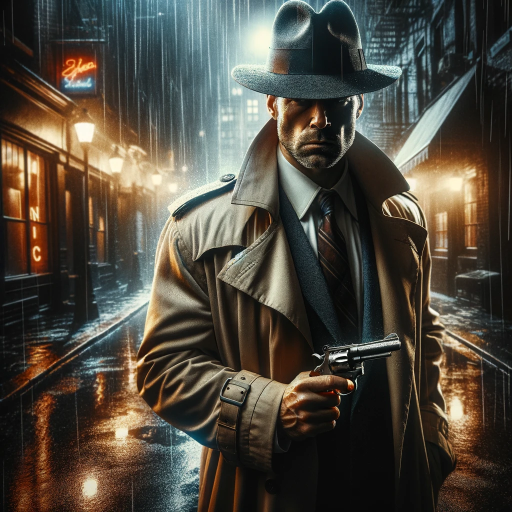
#> input picture test_images/gpt.png, 1024 x 1024 px (shown at 1/2 size)
$ jupyter execute 'Week 1 - Image handling and basic operations.ipynb'
#> lines starting #> are read from the running program, lines starting #| are printed output that depends on the picture; after the words box and inside, x2 and y2 are one past the last pixel; in counts of white or black regions, pixels touching at a corner belong together; long printed decimals are rounded
# Image handling and basic operations

Welcome to ECE4076. Let's start by finding a random picture on your computer and copying this into the folder with this notebook. If you are using [Google Colab](https://colab.research.google.com/), upload the image by clicking the files icon on the left of the colab window, and the upload to session storage.

For most of this unit, we will be using [OpenCV](https://opencv.org/) for image handling and [Numpy](https://numpy.org/) numerical operations. Sometimes we will re-implement existing functions in this library to aid our understanding.

We'll be using Python, because it has really nice tools for computer vision. If you are transitioning from MATLAB, I recommend bookmarking [numpy for matlab users](https://numpy.org/doc/stable/user/numpy-for-matlab-users.html).

[cell 1]
# Lets import some libraries
import numpy as np
from matplotlib import pyplot as plt
import cv2

[cell 2]
# My image is called im.png and stored in a subfolder ./test_images/
im = cv2.imread('../test_images/gpt.png')
#> im is the input picture: shape (1024, 1024, 3); mean B, G, R 62.4, 72.9, 78.9

An image is typically represented using a 3D array. It has width, height and depth. Depth is typically used to store colours. We also talk about rows, columns and channels.

[cell 3]
print("The image size is: ",im.shape)
#| The image size is:  (1024, 1024, 3)
print("Images are typically stored as 8 bit unsigned integers. Type: ",im.dtype)
#| Images are typically stored as 8 bit unsigned integers. Type:  uint8
print("This means an image comprises values between 0 and 255.")

We'll use matplotlib to display our image, but it looks a bit weird because opencv loads images in Blue-Green-Red colour order, but matplotlib expects Red-Green-Blue colour order.

[cell 4]
plt.imshow(im)
plt.show()

Let's plot the same image, with the channels re-ordered. That looks better. The [:,:, ] notation means take all the rows, all the columns, and the bracketed [2,1,0] tells us to take the channels in reverse order.

[cell 5]
plt.imshow(im[:,:,[2,1,0]])
plt.show()

[cell 6]
plt.imshow(im[:,:,[1,2,0]])
plt.show()

[cell 7]
plt.imshow(im[:,:,[0,0,0]])
plt.show()
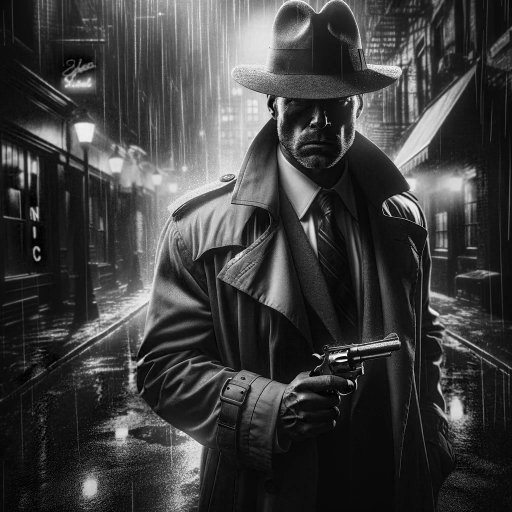
#> shown: shape (1024, 1024, 3) (shown at 1/2 size); min 0, max 255, mean 62.4

[cell 8]
plt.imshow(im[:,:,[2,2,1]])
plt.show()
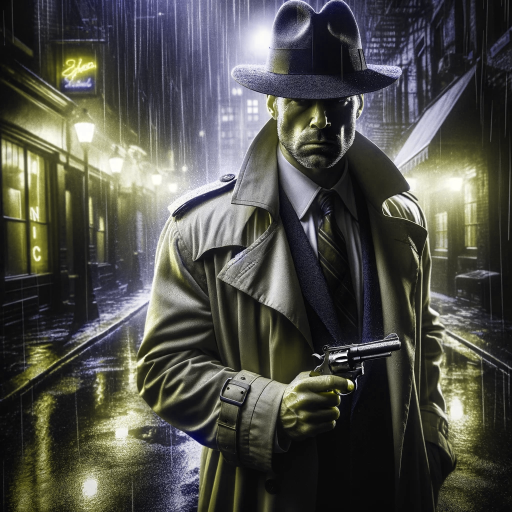
#> shown: shape (1024, 1024, 3) (shown at 1/2 size); mean R, G, B 78.9, 78.9, 72.9

Since our image is just a grid of numbers, we can access individual pixels by indexing. Here, we go to a particular row and column, and take a slice through the channels.

[cell 9]
print("The pixel value at row 10, column 10 is",im[10,10,:])
#| The pixel value at row 10, column 10 is [10 10 10]

One way to think about an image is a signal representation. Lets take a row of the image and plot it as a 1D signal. We'll plot each channel separately. This graph makes sense, we see a clear increase in the red channel at column 200, corresponding to the red block, and again at the robot arm (white is a combination of all colours)

[cell 10]
plt.plot(im[100,:,0],'k--',label="Row 500, Channel 0") # Blue channel
plt.plot(im[100,:,1],'k-.',label="Row 500, Channel 1") # Green channel
plt.plot(im[100,:,2],'k-',label="Row 500, Channel 2") # Red channel
plt.ylabel('Intensity')
plt.xlabel('Column')
plt.legend()
plt.show()
#> figure, not shown here; curve peaks at x = 538, y = 229; curve peaks at x = 536, y = 250; curve peaks at x = 536, y = 244

[cell 11]
plt.plot(im[:,500,0],'k--',label="Column 500, Channel 0") # Blue channel
plt.plot(im[:,500,1],'k-.',label="Column 500, Channel 1") # Green channel
plt.plot(im[:,500,2],'k-',label="Column 500, Channel 2") # Red channel
plt.ylabel('Intensity')
plt.xlabel('row')
plt.legend()
plt.show()
#> figure, not shown here; curve peaks at x = 130, y = 241; curve peaks at x = 130, y = 255; curve peaks at x = 204, y = 252

## Activity 1

This image was synthetically rendered, so shows very clear transitions. Try to choose a different row to plot for your image, and re-run the code above and see if you can interpret this yourself.

- How does this change for natural, real world images?
- What happens at the edges of objects?

Now try to modify the code above to plot columns instead of rows.

Thinking about an image as a 2D intensity signal leads to the first technique that we will explore for computer vision, using filters to extract information from the image. We'll start to explore this in more detail next week.

### Image Cropping

Let's crop our image, I am going to extract a patch around the blocks in my image.

[cell 12]
plt.imshow(im[:,:,[2,1,0]])
plt.plot([100,300],[400,400],'r--') # Top line
plt.plot([100,300],[700,700],'r--') # Bottom line
plt.plot([100,100],[400,700],'r--') # Left line
plt.plot([300,300],[400,700],'r--') # Right line
plt.show()

[cell 13]
# Take a slice of the image and assign it to a new variable, reorder the channels at the same time
im_crop = im[400:700,100:300,[2,1,0]]
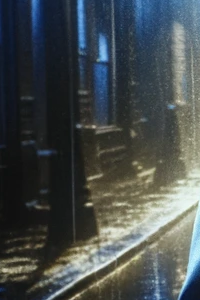
#> im_crop: shape (300, 200, 3); mean B, G, R 77, 76.5, 70
plt.imshow(im_crop)
plt.show()

[cell 14]
# Since our image is just a grid of numbers, we can perform mathematical operations on the whole image
mu_red = np.mean(im_crop[:,:,0])
#> mu_red = 76.98
mu_green = np.mean(im_crop[:,:,1])
#> mu_green = 76.51
mu_blue = np.mean(im_crop[:,:,2])
#> mu_blue = 70.01
print("Average pixel intensity in each channel: ",mu_red,mu_green,mu_blue)
#| Average pixel intensity in each channel:  76.985 76.507 70.005

sd_red = np.std(im_crop[:,:,0])
#> sd_red = 53.26
sd_green = np.std(im_crop[:,:,1])
#> sd_green = 55.23
sd_blue = np.std(im_crop[:,:,2])
#> sd_blue = 54.37
print("Standard deviation of pixel intensity in each channel: ",sd_red,sd_green,sd_blue)
#| Standard deviation of pixel intensity in each channel:  53.260 55.231 54.370

[cell 15]
# For example, lets normalise and average our image channels
im_op = 1/3*((im_crop[:,:,0]-mu_red)/sd_red + (im_crop[:,:,1]-mu_green)/sd_green + (im_crop[:,:,2]-mu_blue)/sd_blue)
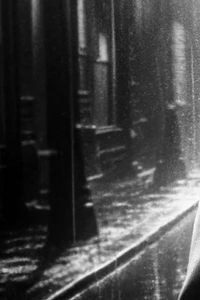
#> im_op: shape (300, 200) float64; min -1.1, max 3.15, mean -5.68e-18; drawn with min black and max white

plt.imshow(im_op,cmap='gray')
plt.colorbar()
plt.show()

Lets look at the distribution of the colours in an image, by calculating a histogram for each channel

[cell 16]
plt.figure(figsize=(15,9))

plt.subplot(2,2,1)
plt.imshow(im_crop)
plt.subplot(2,2,2)
# The ravel command rearanges our image into a long column vector of intensities
plt.hist(im_crop[:,:,0].ravel())
plt.xlabel('Red Intensity')
plt.ylabel('Frequency')
plt.subplot(2,2,3)
plt.hist(im_crop[:,:,1].ravel())
plt.xlabel('Green Intensity')
plt.ylabel('Frequency')
plt.subplot(2,2,4)
plt.hist(im_crop[:,:,2].ravel())
plt.xlabel('Blue Intensity')
plt.ylabel('Frequency')
plt.show()
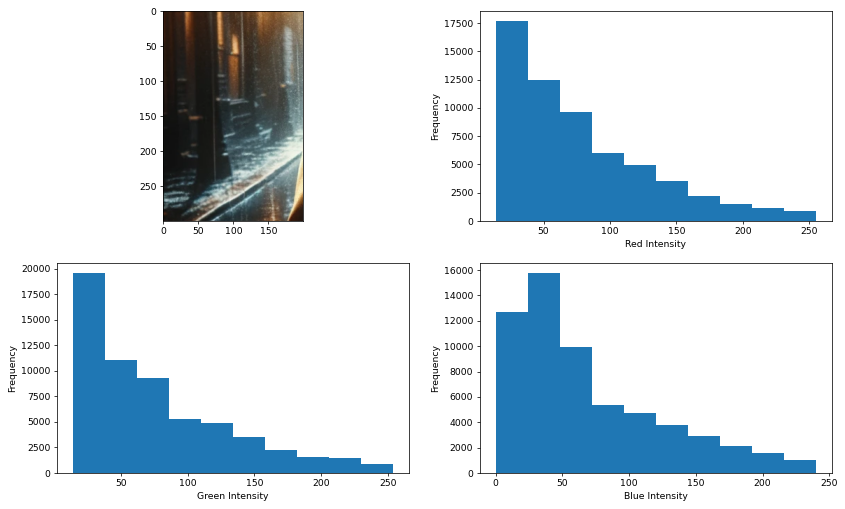
#> figure drawn by matplotlib, 4 panels; B, G, R data is drawn as R, G, B; panel 2: tallest bar 17684 high, from x = 14 to 38.1; panel 3: tallest bar 19576 high, from x = 14 to 38; panel 4: tallest bar 15771 high, from x = 24 to 48

Most of the pixels in this image are dark grey, so we see a lot of pixels with low intensities. We also see a few isolated peaks in specific regions of the image.

Now, I will try to threshold the image using some logical operations, to extract the yellow block, and ignore everything else. I will use the histogram above to choose the thresholds. Yellow is formed using equal combinations of red and green, so I'll also use this to help guide the selection. This technique is useful for chroma-keying.

[cell 17]
im_yellow = (im_crop[:,:,1] > 170) & (im_crop[:,:,0] > 150) # pixels where yellow block is present
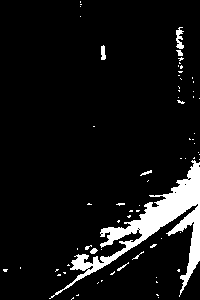
#> im_yellow: shape (300, 200) bool; 7.8% white; 69 white regions (61 under 20 px), largest, box (x1, y1, x2, y2) and area: (49, 160, 200, 299) 4096, (176, 27, 184, 49) 106, (101, 45, 106, 60) 59
plt.figure(figsize=(15,5))
plt.imshow(im_yellow)
plt.colorbar()
plt.show()
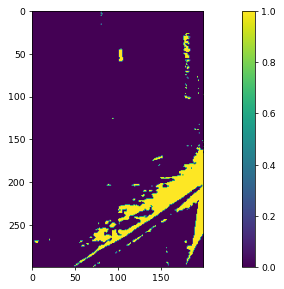
#> figure drawn by matplotlib, 2 panels

[cell 18]
x,y = np.where(im_yellow==1) # Find where yellow pixel mask is true.
#> x = 4659 values from 1 to 299; y = 4659 values, max 199 at index 251, min 3 at index 4286, mean 153.2
print("The mean row of the yellow pixels is: ", np.mean(x))
#| The mean row of the yellow pixels is:  216.418
print("The mean column of the yellow pixels is: ", np.mean(y))
#| The mean column of the yellow pixels is:  153.168

## Activity 2

Crop a different region of your image and re-run the code above.

- What does the distribution of the colours look like for your image patch?
- Can you come up with a series of logical operations and thresholds to extracts an object from your image?
- Think about the pre-recorded videos on light, image formation and human vision receptors. Why do you think this approach works better on my synthetic image than yours?

### How much information is in an image?

Ok, we've seen a very primitive way of extracting information from an image. It isn't very effective, unless you have a very controlled environment. But treating an image as a bag of independent pixels is really not a good idea. Let's illustrate this using some information theory.

We can calculate the entropy (or amount of information) in a signal using the equation:

$h(X) = -\sum_{i=1}^N p(x_i)log p(x_i)$

Lets use the histogram above as an estimate of the probability a pixel may take on a given intensity in an image. To make this easier, I will only consider the blue channel of the image.

[cell 19]
# Here's a function to calculate image entropy
def entropy(im):
    prob, bins = np.histogram(im.ravel(),density=True,bins=np.linspace(0,255,256,dtype=int))
#> prob = 255 values, max 0.0215 at index 22, min 0 at index 0, mean 0.00392; bins = 256 values from 0 to 255
    prob = prob+1e-12 # Add a small non-zero probability to avoid log(0) problems
#> prob = 255 values, max 0.0215 at index 22, min 1e-12 at index 0, mean 0.00392
    entropy = -np.sum(np.log2(prob)*prob)
#> entropy = 7.32
    return entropy

[cell 20]
print("The entropy (in bits) of our cropped image patch blue channel is: ",entropy(im_crop[:,:,0]))
#| The entropy (in bits) of our cropped image patch blue channel is:  7.324

Lets compare this with the entropy of a randomly generated set of numbers.

[cell 21]
# Create a grid of random numbers same shape as our image patch
im_rand = np.random.randint(0,255,im_crop.shape)
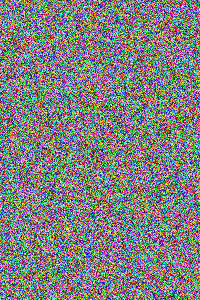
#> im_rand: shape (300, 200, 3) int64; mean B, G, R 127.4, 127.4, 127
plt.imshow(im_rand)
plt.show()
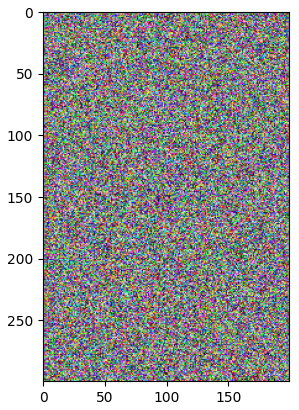
#> figure drawn by matplotlib, 1 panel; B, G, R data is drawn as R, G, B

print("The entropy (in bits) of our cropped random image blue channel is: ",entropy(im_rand[:,:,0]))
#| The entropy (in bits) of our cropped random image blue channel is:  7.992

Good, our random image has more entropy than our actual image. This is useful for image compression - and you can actually use jpeg filesize as a neat measure of the entropy of an image.

But there isn't as much difference as you'd think. That's because thinking about an image as a bag of pixels really doesn't make any sense.

[cell 22]
# Vectorise, randomly shuffle, then reshape into an image
im_crop_random_shuffle = im_crop[:,:,0].ravel()
np.random.shuffle(im_crop_random_shuffle)
im_crop_random_shuffle = im_crop_random_shuffle.reshape((im_crop.shape[0],im_crop.shape[1]))
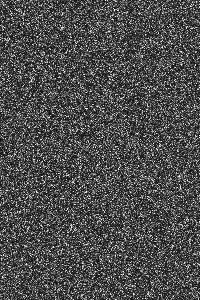
#> im_crop_random_shuffle: shape (300, 200); min 14, max 255, mean 77

print("The entropy (in bits) of our cropped random image blue channel is: ",entropy(im_crop_random_shuffle))
#| The entropy (in bits) of our cropped random image blue channel is:  7.324

plt.imshow(im_crop_random_shuffle)
plt.show()
